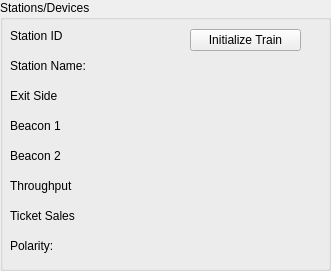
     <widget class="QGroupBox" name="environmentalvariablesGroup_3">
      <property name="geometry">
       <rect>
        <x>920</x>
        <y>480</y>
        <width>331</width>
        <height>271</height>
       </rect>
      </property>
      <property name="title">
       <string>Stations/Devices</string>
      </property>
      <widget class="QWidget" name="horizontalLayoutWidget_29">
       <property name="geometry">
        <rect>
         <x>10</x>
         <y>110</y>
         <width>171</width>
         <height>31</height>
        </rect>
       </property>
       <layout class="QHBoxLayout" name="beacon1TBblock">
        <item>
         <widget class="QLabel" name="beacon1label_TM_2">
          <property name="text">
           <string>Beacon 1</string>
          </property>
         </widget>
        </item>
        <item>
         <widget class="QLabel" name="beaconTB_O">
          <property name="text">
           <string/>
          </property>
         </widget>
        </item>
       </layout>
      </widget>
      <widget class="QWidget" name="horizontalLayoutWidget_30">
       <property name="geometry">
        <rect>
         <x>10</x>
         <y>20</y>
         <width>171</width>
         <height>31</height>
        </rect>
       </property>
       <layout class="QHBoxLayout" name="stationidblock_2">
        <item>
         <widget class="QLabel" name="stationlabel_ID_TM_2">
          <property name="text">
           <string>Station ID</string>
          </property>
         </widget>
        </item>
        <item>
         <widget class="QLabel" name="stationIDTB_O">
          <property name="text">
           <string/>
          </property>
         </widget>
        </item>
       </layout>
      </widget>
      <widget class="QWidget" name="horizontalLayoutWidget_31">
       <property name="geometry">
        <rect>
         <x>10</x>
         <y>140</y>
         <width>171</width>
         <height>31</height>
        </rect>
       </property>
       <layout class="QHBoxLayout" name="beacon2block_2">
        <item>
         <widget class="QLabel" name="beacon2label_TM_2">
          <property name="text">
           <string>Beacon 2</string>
          </property>
         </widget>
        </item>
        <item>
         <widget class="QLabel" name="beacon2TB_O">
          <property name="text">
           <string/>
          </property>
         </widget>
        </item>
       </layout>
      </widget>
      <widget class="QWidget" name="horizontalLayoutWidget_32">
       <property name="geometry">
        <rect>
         <x>10</x>
         <y>80</y>
         <width>171</width>
         <height>31</height>
        </rect>
       </property>
       <layout class="QHBoxLayout" name="beacon1block_2">
        <item>
         <widget class="QLabel" name="stationexit_TM_2">
          <property name="text">
           <string>Exit Side</string>
          </property>
         </widget>
        </item>
        <item>
         <widget class="QLabel" name="stationexitTB_O">
          <property name="text">
           <string/>
          </property>
         </widget>
        </item>
       </layout>
      </widget>
      <widget class="QWidget" name="horizontalLayoutWidget_28">
       <property name="geometry">
        <rect>
         <x>10</x>
         <y>50</y>
         <width>171</width>
         <height>31</height>
        </rect>
       </property>
       <layout class="QHBoxLayout" name="stationnameTMblock_2">
        <item>
         <widget class="QLabel" name="stationlabel_ID_TM_4">
          <property name="text">
           <string>Station Name:</string>
          </property>
         </widget>
        </item>
        <item>
         <widget class="QLabel" name="stationNameTB_O">
          <property name="text">
           <string/>
          </property>
         </widget>
        </item>
       </layout>
      </widget>
      <widget class="QWidget" name="horizontalLayoutWidget_38">
       <property name="geometry">
        <rect>
         <x>10</x>
         <y>170</y>
         <width>171</width>
         <height>31</height>
        </rect>
       </property>
       <layout class="QHBoxLayout" name="throughputblock_4">
        <item>
         <widget class="QLabel" name="signalstatelableTM_5">
          <property name="text">
           <string>Throughput</string>
          </property>
         </widget>
        </item>
        <item>
         <widget class="QLabel" name="throughputTB_O">
          <property name="text">
           <string/>
          </property>
         </widget>
        </item>
       </layout>
      </widget>
      <widget class="QWidget" name="horizontalLayoutWidget_37">
       <property name="geometry">
        <rect>
         <x>10</x>
         <y>200</y>
         <width>171</width>
         <height>31</height>
        </rect>
       </property>
       <layout class="QHBoxLayout" name="throughputblock_3">
        <item>
         <widget class="QLabel" name="signalstatelableTM_4">
          <property name="text">
           <string>Ticket Sales</string>
          </property>
         </widget>
        </item>
        <item>
         <widget class="QLabel" name="ticketsalesTB_O">
          <property name="text">
           <string/>
          </property>
         </widget>
        </item>
       </layout>
      </widget>
      <widget class="QWidget" name="verticalLayoutWidget">
       <property name="geometry">
        <rect>
         <x>190</x>
         <y>20</y>
         <width>111</width>
         <height>41</height>
        </rect>
       </property>
       <layout class="QVBoxLayout" name="verticalLayout">
        <item>
         <widget class="QPushButton" name="inittrainTB_button">
          <property name="text">
           <string>Initialize Train</string>
          </property>
         </widget>
        </item>
       </layout>
      </widget>
      <widget class="QWidget" name="horizontalLayoutWidget_44">
       <property name="geometry">
        <rect>
         <x>10</x>
         <y>230</y>
         <width>171</width>
         <height>31</height>
        </rect>
       </property>
       <layout class="QHBoxLayout" name="polarityblockTB">
        <item>
         <widget class="QLabel" name="polaritylabelTB">
          <property name="text">
           <string>Polarity:</string>
          </property>
         </widget>
        </item>
        <item>
         <widget class="QLabel" name="PolarityTB_O">
          <property name="text">
           <string/>
          </property>
         </widget>
        </item>
       </layout>
      </widget>
     </widget>
